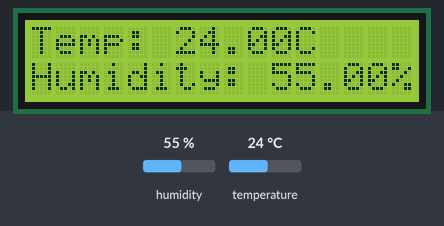
The sketch below on a simulated ESP32. On the bench: 16×2 character LCD. The test bench sets the inputs (shaded band); at power-on: humidity 55 %, temperature 24 °C. WiFi joins after 1.5 s; servers stay silent unless stated; what the sketch prints to the serial monitor is not drawn.

Above: at 3.5 s.
3.6 s: humidity set to 22 %
At 6.7 s:
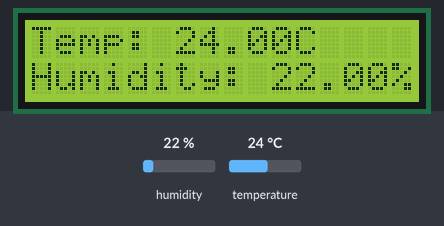
7.4 s: temperature set to 12 °C
At 10.1 s:
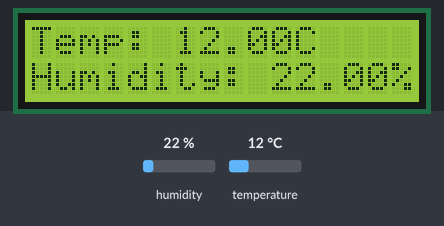
10.4 s: humidity set to 40 %
At 12.5 s:
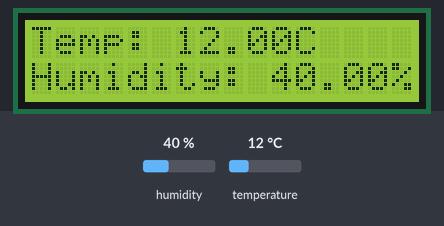
13.4 s: temperature set to 19 °C
At 16.0 s:
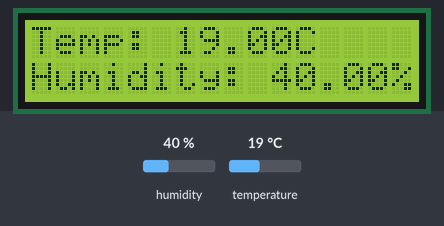
Timing chart, 0 to 17.4 s (numbered marks = the images above; inputs shaded):
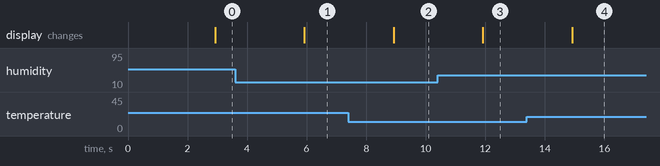

The sketch:

Solar_Dryer.ino
```cpp
//This codes is used to send the temperature and humidity readings of the drying crops to the blynk app
//The connection was made through wifi manager where i had to give wifi credentials to the controller instead of hard coding it
// Blynk Template and Auth settings
#define BLYNK_TEMPLATE_ID "TMPL2wGvlVlzp"
#define BLYNK_TEMPLATE_NAME "Solar Dryer System"
#define BLYNK_AUTH_TOKEN "HoZjIhK6i6oNYh1QwCkmDIvmmdNjXlFz"


#include <Wire.h>  // Library for I2C communication
#include <LiquidCrystal_I2C.h>  // Library for LCD with I2C adapter
#include <WiFi.h>
#include <WiFiManager.h>  // WiFiManager library
#include <BlynkSimpleEsp32.h>
#include "DHT.h"


// LCD settings
#define LCD_ADDRESS 0x27
#define LCD_COLUMNS 16
#define LCD_ROWS 2

LiquidCrystal_I2C lcd(LCD_ADDRESS, LCD_COLUMNS, LCD_ROWS);

char auth[] = BLYNK_AUTH_TOKEN;

BlynkTimer timer;
#define DHTPIN 4
#define DHTTYPE DHT11
DHT dht(DHTPIN, DHTTYPE);

void setup() {
  // Initialize serial communication
  Serial.begin(115200);

  // Initialize the LCD
  lcd.begin();
  lcd.backlight();

  // Initialize WiFiManager
  WiFiManager wifiManager;
  wifiManager.autoConnect("BlynkWiFiAP");

  // Connect to Blynk
  Blynk.begin(auth, WiFi.SSID().c_str(), WiFi.psk().c_str());

  // Initialize the DHT sensor
  dht.begin();

  // Set timer to call sendSensor function every 1000 milliseconds (1 second)
  timer.setInterval(1000L, sendSensor);
}

void sendSensor() {
  // Read humidity and temperature from the DHT sensor
  float h = dht.readHumidity();
  float t = dht.readTemperature(); // or dht.readTemperature(true) for Fahrenheit

  // Check if any reads failed
  if (isnan(h) || isnan(t)) {
    Serial.println("Failed to read from DHT sensor!");
    return;
  }

  // Clear the LCD and print the new values
  lcd.clear();
  lcd.setCursor(0, 0);
  lcd.print("Temp: ");
  lcd.print(t);
  lcd.print("C");

  lcd.setCursor(0, 1);
  lcd.print("Humidity: ");
  lcd.print(h);
  lcd.print("%");

  // Send the data to Blynk
  Blynk.virtualWrite(V1, t);
  Blynk.virtualWrite(V2, h);

  // Print the data to the serial monitor for debugging
  Serial.print("Temperature: ");
  Serial.print(t);
  Serial.print(" C    Humidity: ");
  Serial.print(h);
  Serial.println(" %");
}

void loop() {
  // Run Blynk
  Blynk.run();

  // Run timer
  timer.run();
}
```

Measured:
- after the input at 3.6 s, the display: changes after 2.3 s (image 1)
- after the input at 7.4 s, the display: changes after 1.5 s (image 2)
- after the input at 10.4 s, the display: changes after 1.5 s (image 3)
- after the input at 13.4 s, the display: changes after 1.5 s (image 4)
